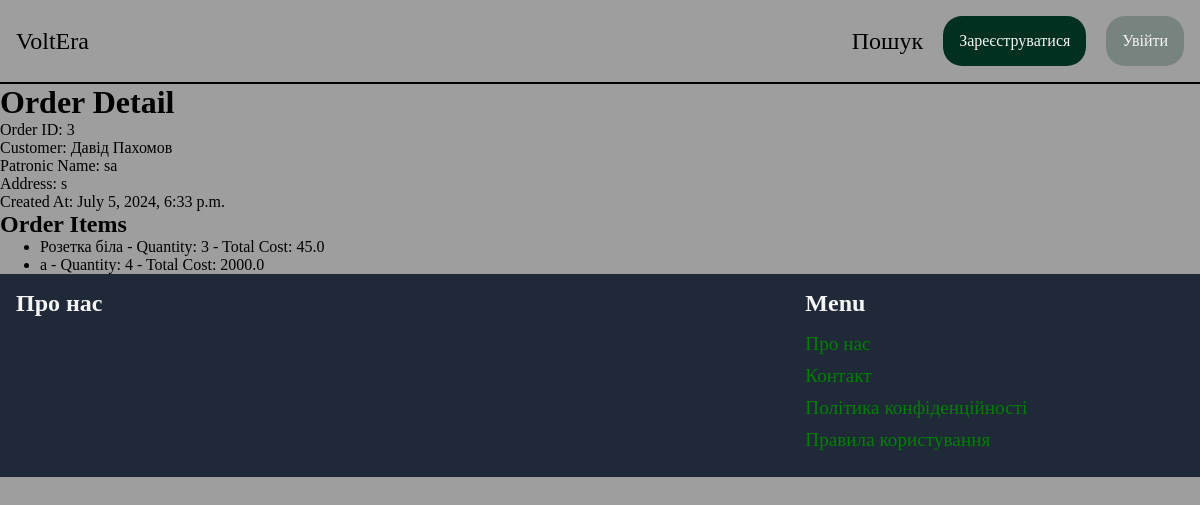
Page /cart/orders/3/ on the committed database.
### cart/models.py (models this page shows, shortened)
class Order(models.Model):
    first_name = models.CharField(max_length=100)
    last_name = models.CharField(max_length=100)
    patronic_name = models.CharField(max_length=100)
    address = models.CharField(max_length=100)
    created_at = models.DateTimeField(auto_now_add=True)
    phone_number = models.CharField(max_length=14)
    delivery_service = models.CharField(max_length=20, choices=[
        ('novaposhta', 'Нова Пошта'),
        ('ukrposhta', 'Укрпошта'),
    ])
    delivery_address = models.TextField()
    contact_required = models.BooleanField(default=False)

class OrderItem(models.Model):
    order = models.ForeignKey(Order, on_delete=models.CASCADE)
    product = models.ForeignKey(Item, on_delete=models.CASCADE)
    quantity = models.PositiveIntegerField(default=1)
    def get_total_item_cost(self):
        return self.product.price * self.quantity

### item/models.py (models this page shows)
class Item(models.Model):
    image = models.ImageField(upload_to='item_images',blank=True)
    name = models.CharField(max_length=255)
    desctiption = models.TextField(blank=True, null=True)
    is_sold= models.BooleanField(default=False)
    count = models.IntegerField(validators=[MinValueValidator(0)])
    category = models.ForeignKey(Category,related_name='items',on_delete=models.SET_NULL, null=True)
    producer = models.ForeignKey(Producer,related_name='items',on_delete=models.SET_NULL, null=True)
    seria= models.ForeignKey(Seria,related_name='items',on_delete=models.SET_NULL, null=True)
    tegs = models.ManyToManyField(Teg, related_name='items', blank=True, null=True)
    price = models.FloatField()
    class Meta:
        ordering=('name',)
        verbose_name_plural = 'Товари'
    def __str__(self):
        return self.name

### cart/views.py (the view)
# urls.py: path('orders/<int:pk>/', views.OrderDetailView.as_view(), name='order-detail'),
class OrderDetailView(DetailView):
    model = Order
    template_name = 'cart/order_detail.html'  # Шлях до шаблону, який ви створите нижче
    context_object_name = 'order'

### cart/templates/cart/order_detail.html
{% extends 'core/base.html' %}
{% block content %}
<h1>Order Detail</h1>
    <p>Order ID: {{ order.id }}</p>
    <p>Customer: {{ order.first_name }} {{ order.last_name }}</p>
    <p>Patronic Name: {{ order.patronic_name }}</p>
    <p>Address: {{ order.address }}</p>
    <p>Created At: {{ order.created_at }}</p>
    <h2>Order Items</h2>
    <ul>
        {% for item in order.orderitem_set.all %}
        <li>
            {{ item.product }} - Quantity: {{ item.quantity }} - Total Cost: {{ item.get_total_item_cost }}
        </li>
        {% empty %}
        <li>No items found for this order.</li>
        {% endfor %}
    </ul>
{% endblock %}

### core/static/css/styles.css (style rules this page uses)
:root { --BORDER-COLOR:gray; --BORDER-SIZE:2px; --TEXT-SIZE:1.5rem; --PADDING:1rem; --BG-COLOR: rgb(31 41 55); --TEXT-COLOR: whitesmoke; }
* { margin: 0; }
.body-stle-main { background-color: #9E9E9E; }

### rows in the picture
Order: id "3", first_name "Давід", last_name "Пахомов", patronic_name "sa", address "s", created_at "July 5, 2024, 6:33 p.m."
OrderItem: product "Розетка біла", quantity "3", get_total_item_cost "45.0"
OrderItem: product "а", quantity "4", get_total_item_cost "2000.0"
